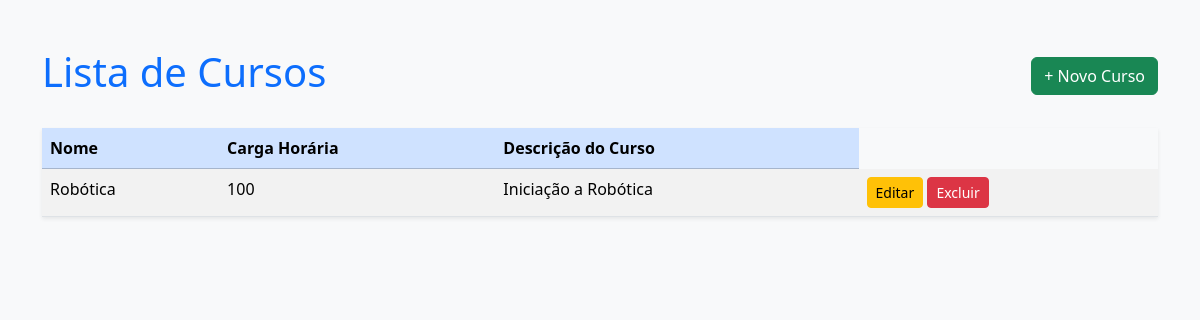
Screenshot of /cursos/ with the database file from the repository.
### app/models.py (models this page shows, shortened)
class Curso(models.Model):
    nome_curso = models.CharField(max_length=100)
    carga_horaria = models.IntegerField()
    descricao_curso = models.TextField()

### app/views.py (the view)
# urls.py: path("cursos/", CursoListView.as_view(), name="curso_list"),
class CursoListView(ListView):
    model = Curso
    template_name = "app/curso_list.html"
    context_object_name = "cursos"

### app/templates/app/curso_list.html (shortened to what this page needs)
<!DOCTYPE html>
<html lang="pt-br">
<head>
    <link href="https://cdn.jsdelivr.net/npm/bootstrap@5.3.3/dist/css/bootstrap.min.css" rel="stylesheet">
</head>
<body class="bg-light">
    <div class="container mt-5">
        <div class="d-flex justify-content-between align-items-center mb-4">
            <h1 class="text-primary">Lista de Cursos</h1>
            <a href="{% url 'curso_create' %}" class="btn btn-success">+ Novo Curso</a>
        </div>
        {% if cursos %}
        <table class="table table-striped table-hover shadow-sm">
            <thead class="table-primary">
                <tr>
                    <th>Nome</th>
                    <th>Carga Horária</th>
                    <th>Descrição do Curso</th>
                </tr>
            </thead>
            <tbody>
                {% for curso in cursos %}
                <tr>
                    <td>{{ curso.nome_curso }}</td>
                    <td>{{ curso.carga_horaria }}</td>
                    <td>{{ curso.descricao_curso }}</td>
                    <td>
                        <a href="{% url 'curso_update' curso.pk %}" class="btn btn-warning btn-sm">Editar</a>
                        <a href="{% url 'curso_delete' curso.pk %}" class="btn btn-danger btn-sm">Excluir</a>
                    </td>
                </tr>
                {% endfor %}
            </tbody>
        </table>
        {% else %}
            <div class="alert alert-info text-center">
                Nenhum curso cadastrado.
            </div>
        {% endif %}
    </div>
</body>
</html>

### rows the page displays
Curso: nome_curso "Robótica", carga_horaria "100", descricao_curso "Iniciação a Robótica"
